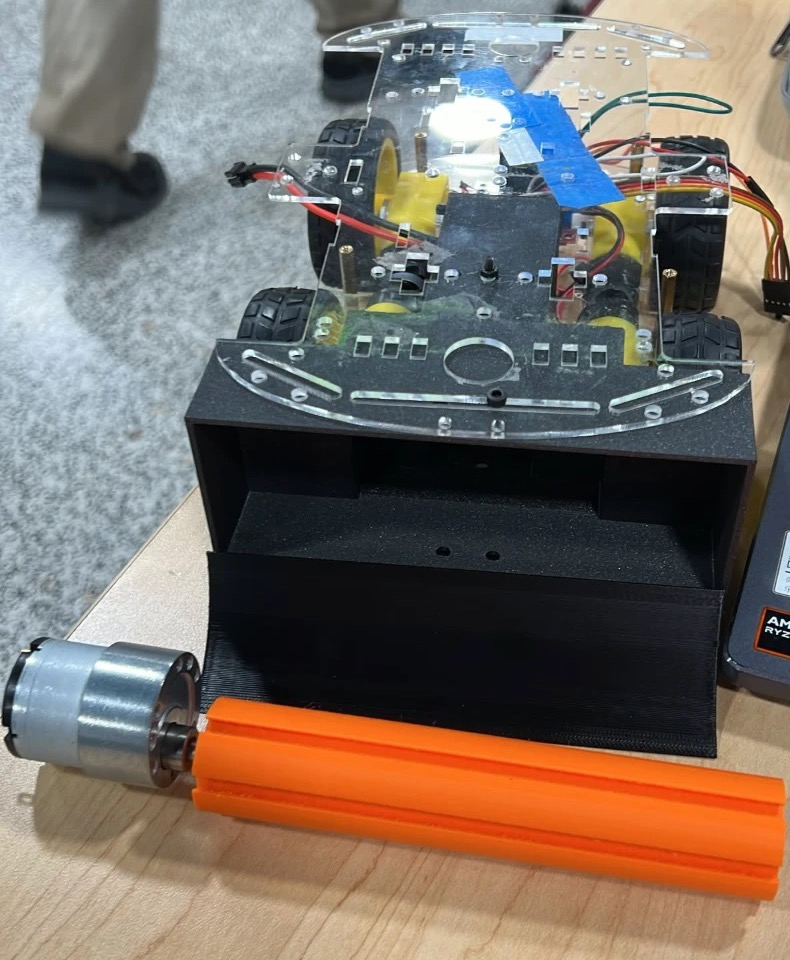
#> input picture hardware/cad-v8/assembly_photo.jpg, 790 x 960 px
$ python debris_demo.py --image ../../hardware/cad-v8/assembly_photo.jpg
#> lines starting #> are read from the running program, lines starting #| are printed output that depends on the picture
"""Stationary-camera debris direction + planar range demo. No GPIO/motor access."""
import argparse, base64, json, math, time
from pathlib import Path
from http.server import BaseHTTPRequestHandler, HTTPServer
import cv2
import numpy as np

W,H=640,480

# [68 lines left out: functions make_calibration, ground_point, detect, not called in this run]

class Demo:
    def __init__(self,args):
        self.camera=None;self.image=None;self.background=None;self.cal=None;self.args=args
        if args.image:
            self.image=cv2.imread(args.image)
#> self.image is the input picture: shape (960, 790, 3); mean B, G, R 101.7, 110.2, 121.6
            if self.image is None:raise ValueError('无法读取测试图')
            self.image=cv2.resize(self.image,(W,H))
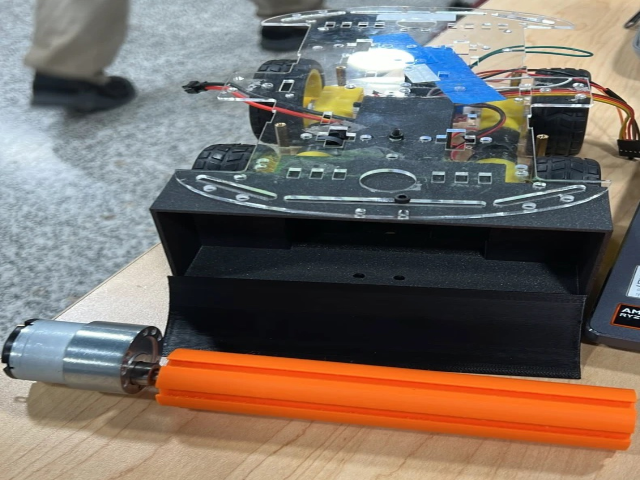
#> self.image: shape (480, 640, 3); mean B, G, R 101.6, 110.1, 121.6
        else:
            from picamera2 import Picamera2
            self.camera=Picamera2()
            self.camera.configure(self.camera.create_video_configuration(main={'size':(W,H),'format':'RGB888'}))
            self.camera.start();time.sleep(2)
    # [23 lines left out: functions frame, reference, state, not called in this run]

class Handler(BaseHTTPRequestHandler):
    def log_message(self,*args):pass
    # [31 lines left out: functions reply, do_GET, do_POST, not called in this run]

def main():
    p=argparse.ArgumentParser(description=__doc__)
    p.add_argument('--port',type=int,default=8000);p.add_argument('--threshold',type=int,default=28)
    p.add_argument('--min-area',type=int,default=35);p.add_argument('--image',help='offline image, no camera needed')
    args=p.parse_args()
    if not 1<=args.port<=65535 or not 1<=args.threshold<=255 or args.min_area<=0:p.error('invalid parameters')
#> (the run stopped early here; a loop or call above may not have finished)
